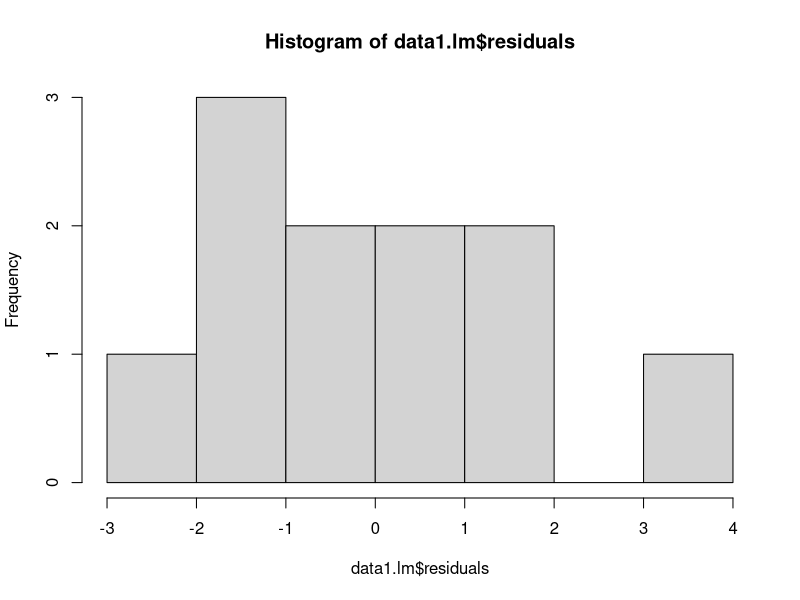
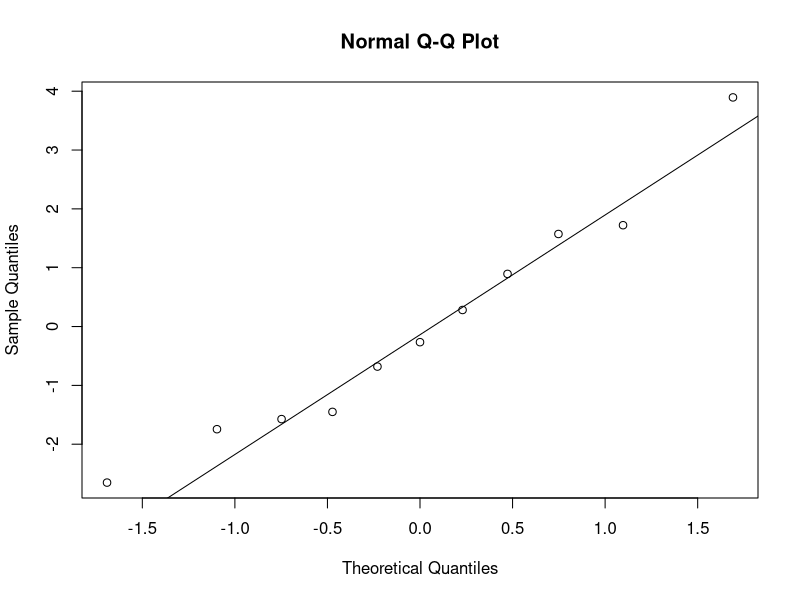
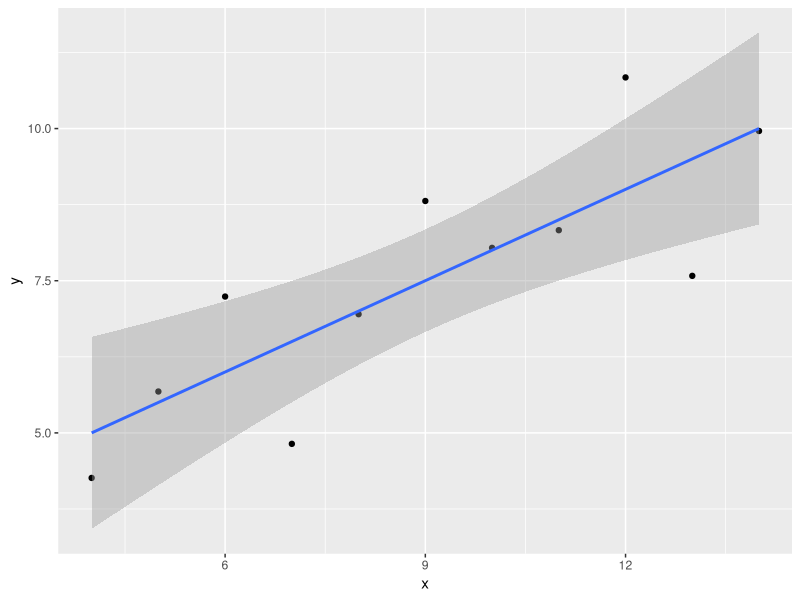
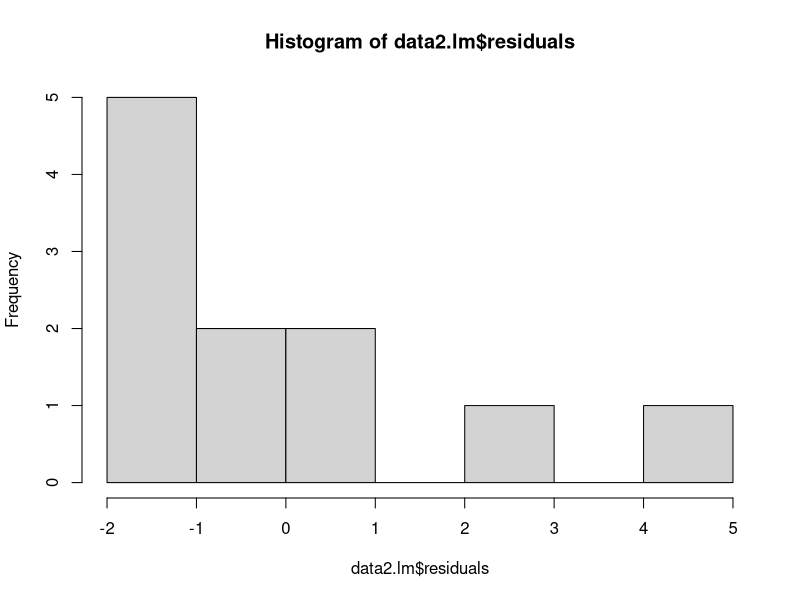
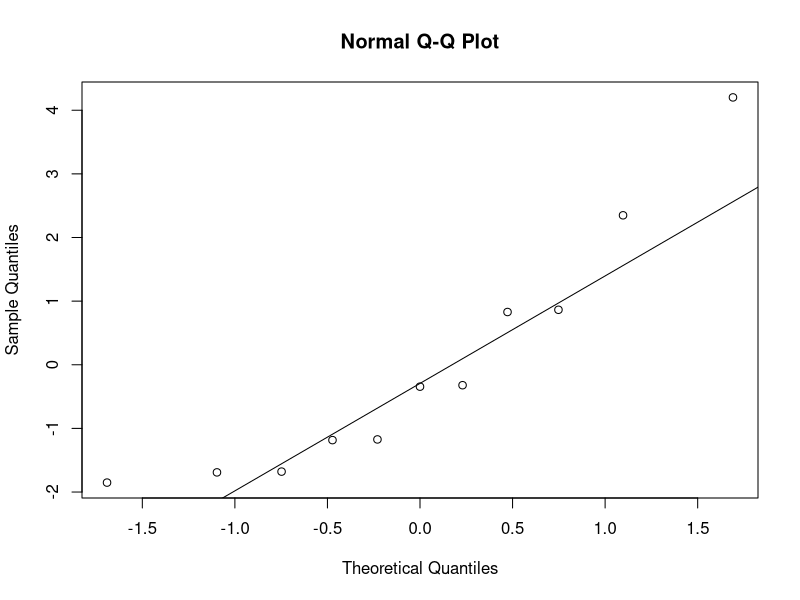
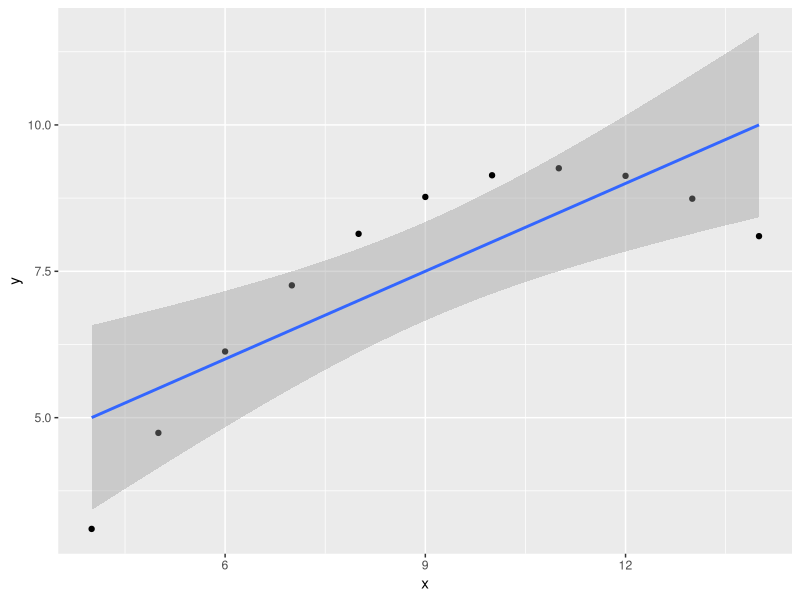
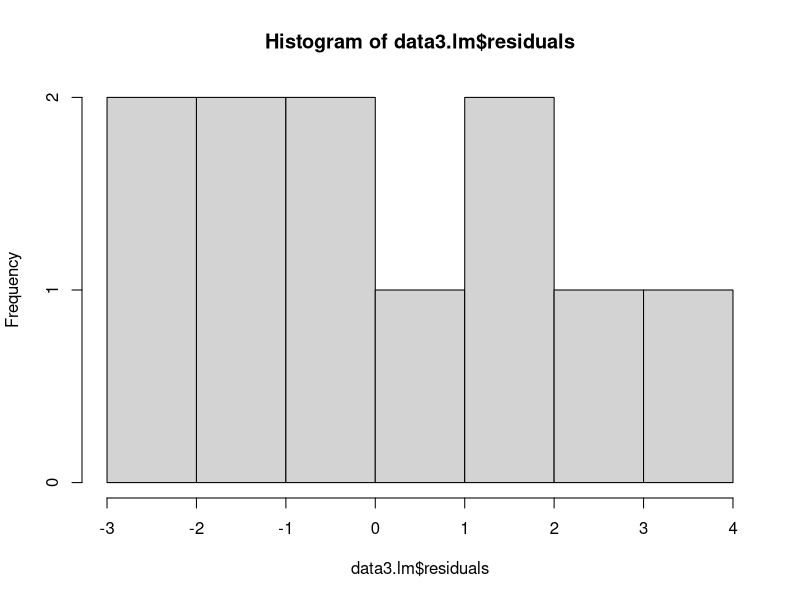
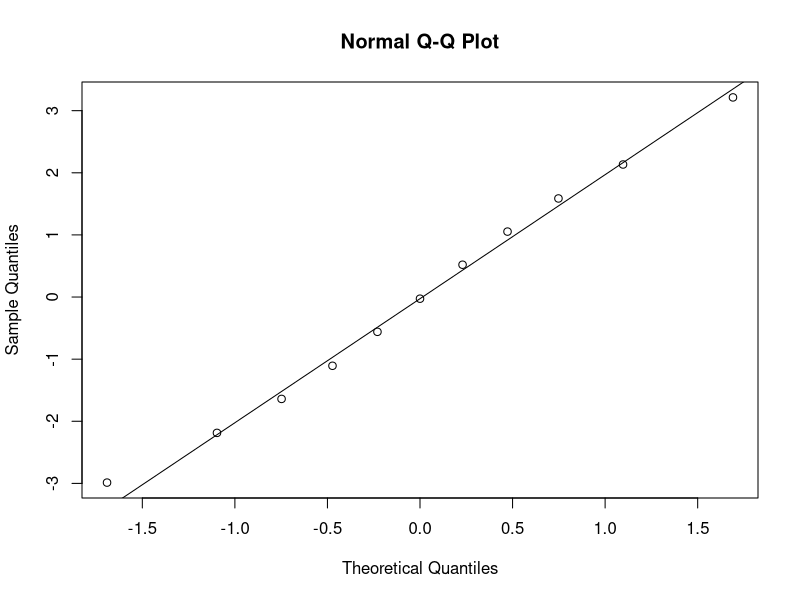

The R source for these figures, in order:
## ---- chunk 1
options(digits = 2)
## ---- chunk 2
options(digits=2)
data1 <- data.frame(x=c(10,8,13,9,11,14,6,4,12,7,5),
					y=c(8.04,6.95,7.58,8.81,8.33,9.96,7.24,4.26,10.84,4.82,5.68))
data2 <- data.frame(x=c(10,8,13,9,11,14,6,4,12,7,5),
					y=c(9.14,8.14,8.74,8.77,9.26,8.1,6.13,3.1,9.13,7.26,4.74))
data3 <- data.frame(x=c(10,8,13,9,11,14,6,4,12,7,5),
					y=c(7.46,6.77,12.74,7.11,7.81,8.84,6.08,5.39,8.15,6.42,5.73))
data4 <- data.frame(x=c(8,8,8,8,8,8,8,19,8,8,8),
					y=c(6.58,5.76,7.71,8.84,8.47,7.04,5.25,12.5,5.56,7.91,6.89))
## ---- chunk 3
data1.x.mean <- mean(data1$x)
data1.y.mean <- mean(data1$y)
data2.x.mean <- mean(data2$x)
data2.y.mean <- mean(data2$y)
data3.x.mean <- mean(data3$x)
data3.y.mean <- mean(data3$y)
data4.x.mean <- mean(data4$x)
data4.y.mean <- mean(data4$y)
## ---- chunk 4
data1.x.median <- median(data1$x)
data1.y.median <- median(data1$y)
data2.x.median <- median(data2$x)
data2.y.median <- median(data2$x)
data3.x.median <- median(data3$x)
data3.y.median <- median(data3$y)
data4.x.median <- median(data4$x)
data4.y.median <- median(data4$y)
## ---- chunk 5
data1.x.sd <- sd(data1$x)
data1.y.sd <- sd(data1$y)
data2.x.sd <- sd(data2$x)
data2.y.sd <- sd(data2$y)
data3.x.sd <- sd(data3$x)
data3.y.sd <- sd(data3$y)
data4.x.sd <- sd(data4$x)
data4.y.sd <- sd(data4$y)
## ---- chunk 6
data1.correlation <- round(cor(data1$x, data1$y),2)
data2.correlation <- round(cor(data2$x, data2$y),2)
data3.correlation <- round(cor(data3$x, data3$y),2)
data4.correlation <- round(cor(data4$x, data4$y),2)
## ---- chunk 7
data1.slope <- coefficients(lm(data1$x~data1$y))[2]
data2.slope <- coefficients(lm(data2$x~data2$y))[2]
data3.slope <- coefficients(lm(data3$x~data3$y))[2]
data4.slope <- coefficients(lm(data4$x~data4$y))[2]

data1.intercept <- coefficients(lm(data1$x~data1$y))[1]
data2.intercept <- coefficients(lm(data2$x~data2$y))[1]
data3.intercept <- coefficients(lm(data3$x~data3$y))[1]
data4.intercept <- coefficients(lm(data4$x~data4$y))[1]
## ---- chunk 8
data1.rsquared <- summary(lm(data1$x~data1$y))$r.squared
data2.rsquared <- summary(lm(data2$x~data2$y))$r.squared
data3.rsquared <- summary(lm(data3$x~data3$y))$r.squared
data4.rsquared <- summary(lm(data4$x~data4$y))$r.squared
## ---- chunk 9
##### DO NOT MODIFY THIS R BLOCK! ######
# This R block will create a table to display all the calculations above in one table.
library(knitr)
library(kableExtra)
results <- data.frame(
    data1.x = c(data1.x.mean, data1.x.median, data1.x.sd, data1.correlation, data1.intercept, data1.slope, data1.rsquared),
    data1.y = c(data1.y.mean, data1.y.median, data1.y.sd, NA, NA, NA, NA),
    data2.x = c(data2.x.mean, data2.x.median, data2.x.sd, data2.correlation, data2.intercept, data2.slope, data2.rsquared),
    data2.y = c(data2.y.mean, data2.y.median, data2.y.sd, NA, NA, NA, NA),
    data3.x = c(data3.x.mean, data3.x.median, data3.x.sd, data3.correlation, data3.intercept, data3.slope, data3.rsquared),
    data3.y = c(data3.y.mean, data3.y.median, data3.y.sd, NA, NA, NA, NA),
    data4.x = c(data4.x.mean, data4.x.median, data4.x.sd, data4.correlation, data4.intercept, data4.slope, data4.rsquared),
    data4.y = c(data4.y.mean, data4.y.median, data4.y.sd, NA, NA, NA, NA),
    stringsAsFactors = FALSE
)

row.names(results) <- c('Mean', 'Median', 'SD', 'r', 'Intercept', 'Slope', 'R-Squared')
names(results) <- c('x','y','x','y','x','y','x','y')
options(knitr.kable.NA = '')
kable(results, digits = 2, 
	  align = 'r',
	  row.names = TRUE, 
	  format.args=list(nsmall = 2)) %>%
	column_spec(2:9, width = ".35in") %>%
	add_header_above(c(" " = 1, "Data 1" = 2, "Data 2" = 2, "Data 3" = 2, "Data 4" = 2))
## ---- chunk 10
library(ggplot2)

data1.lm<-lm(x ~ y, data = data1)
hist(data1.lm$residuals)
qqnorm(data1.lm$residuals)
qqline(data1.lm$residuals)
ggplot(data1, aes(x=x, y)) +geom_point() +stat_smooth(method="lm", se=TRUE)
## ---- chunk 11
data2.lm<-lm(x ~ y, data = data2)
hist(data2.lm$residuals)
qqnorm(data2.lm$residuals)
qqline(data2.lm$residuals)
ggplot(data2, aes(x=x, y)) +geom_point() +stat_smooth(method="lm", se=TRUE)
## ---- chunk 12
data3.lm<-lm(x ~ y, data = data3)
hist(data3.lm$residuals)
qqnorm(data3.lm$residuals)
qqline(data3.lm$residuals)
ggplot(data3, aes(x=x, y)) +geom_point() +stat_smooth(method="lm", se=TRUE)
## ---- chunk 13
data4.lm<-lm(x ~ y, data = data4)
hist(data4.lm$residuals)
qqnorm(data4.lm$residuals)
qqline(data4.lm$residuals)
ggplot(data4, aes(x=x, y)) +geom_point() +stat_smooth(method="lm", se=TRUE)
